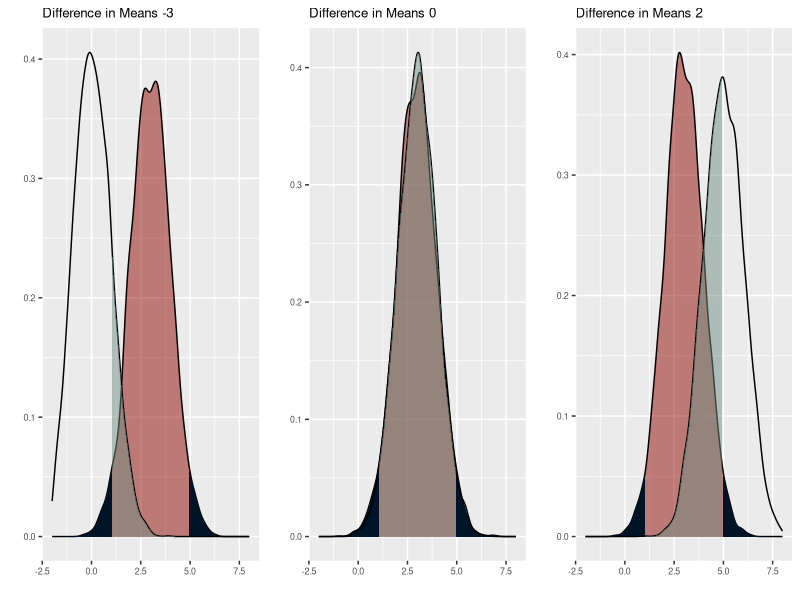
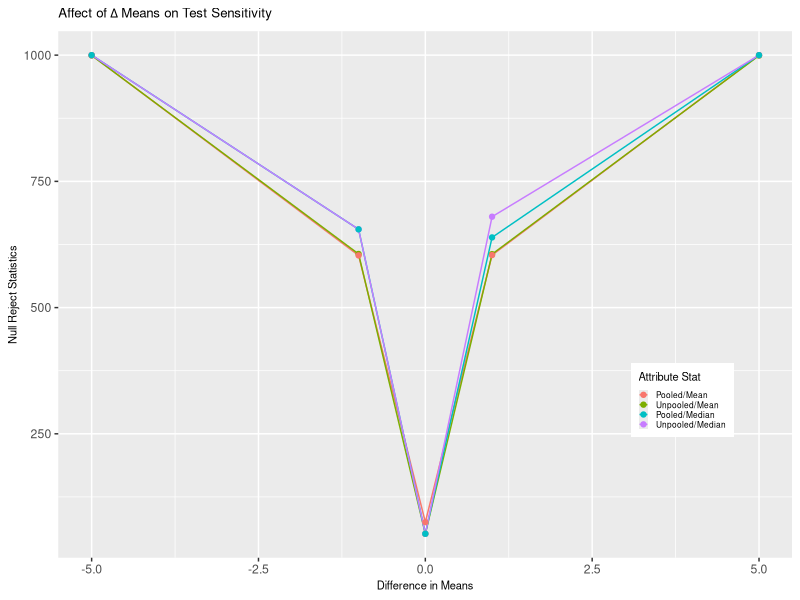
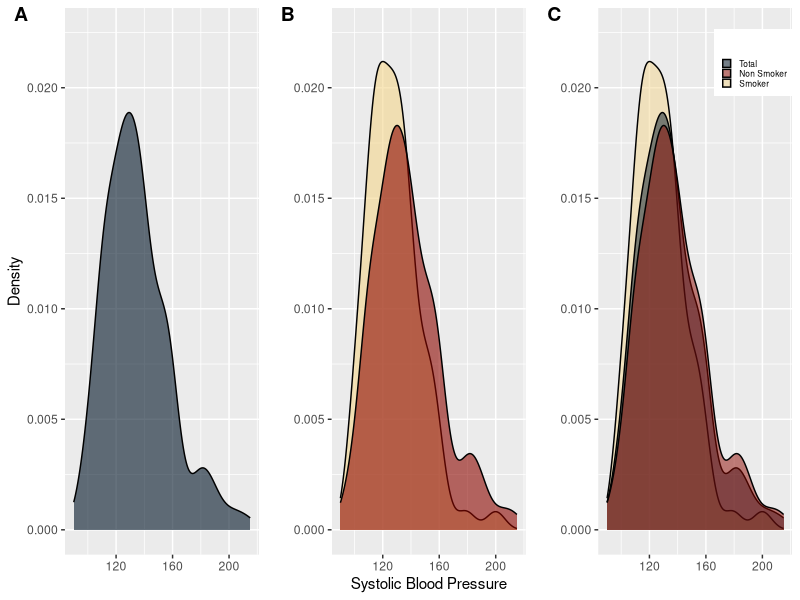
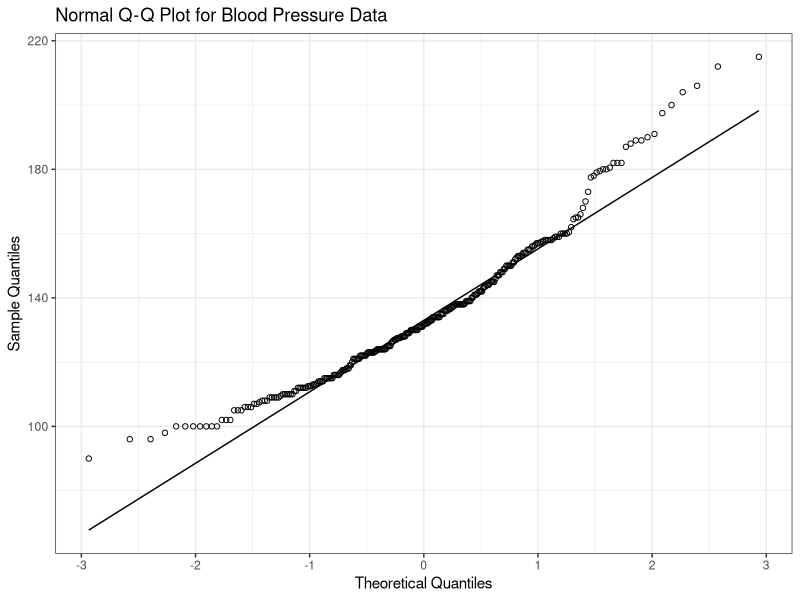
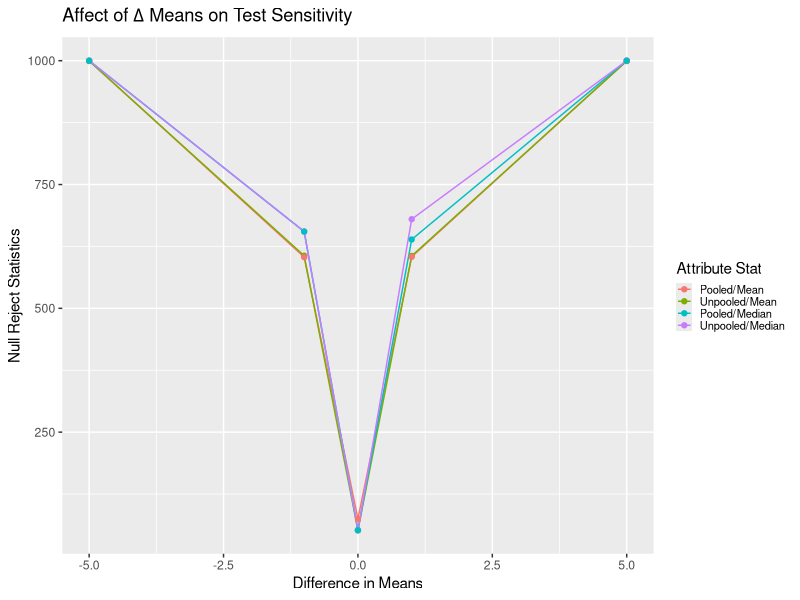
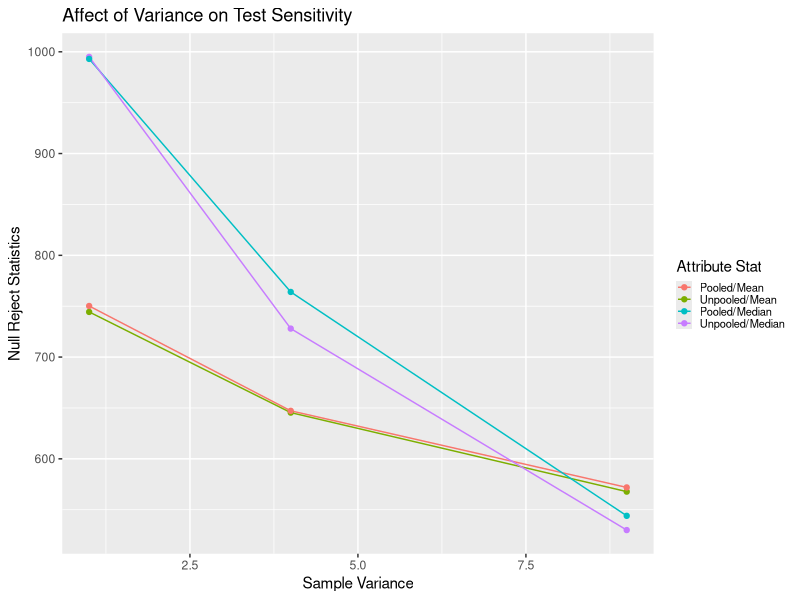
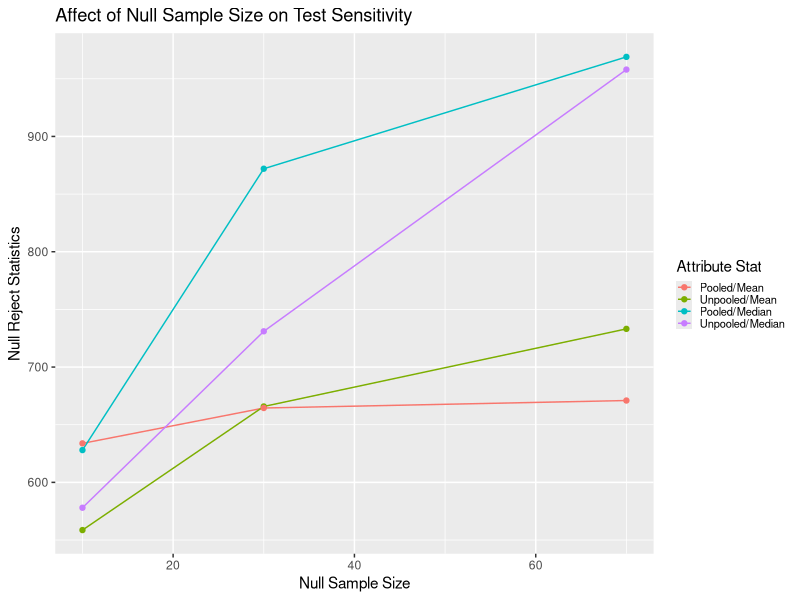
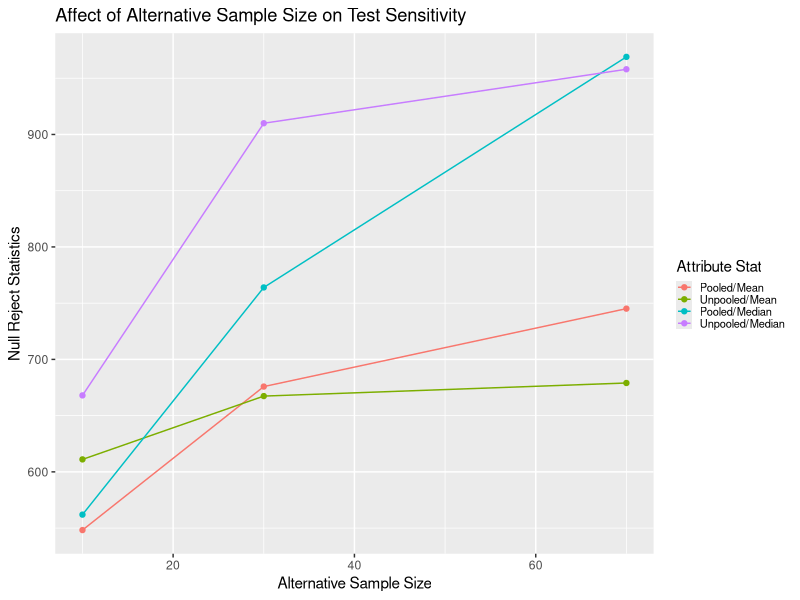

Here is the R script that generated these plots, in order:
## ---- chunk 1
knitr::opts_chunk$set(echo = TRUE)

#Use required packages
library(tidyverse) #for plots and data manipulation
library(cowplot) #aligning plots
library(gridExtra)
library(scales)

df_data <- read_csv("framingham_data.csv") # Read in data
## ---- chunk 2
df_data$index <- seq(nrow(df_data)) # Add an index column

#df_data %>% summary # Summarize Data

# Split data into smoker and nonsmoker
df_smoker <- df_data %>% filter(currentSmoker == 1)
df_nonsmoker <- df_data %>% filter(currentSmoker == 0)

#Create a sample variance function to ensure proper calculation
sample_variance <- function(x, sampling = TRUE){
    if (sampling == TRUE){
        sum((x - mean(x))^2) / (length(x) - 1)
    } else if(sampling == FALSE) {
        sum((x - mean(x))^2) / (length(x))
    }
}
#Create pooled sample variance function 
f_pooled_variance <- function(x, y){
    ((length(x) - 1) * sample_variance(x) + 
     (length(y) - 1) * sample_variance(y)) / 
    (length(x) + length(y) - 2)
}

# Skewness function 
skew_function <- function(x){
    mean((x - mean(x))^3) / sqrt(sample_variance(x))^3
}

# kurtosis function
kurt_function <- function(x){
    mean((x - mean(x))^4) / sqrt(sample_variance(x))^4
}

# Create a Satterthawaite Approximation Function

satterth <- function(s1, s2, n1, n2){
    term1 <- s1/n1
    term2 <- s2/n2
    nu <- (term1 + term2)^2 / ((term1^2/(n1 - 1)) + (term2^2/(n2 - 1)))
    return(floor(nu))
}


#Plot and compare split data

#options(repr.plot.width = 6, repr.plot.height = 4, repr.plot.res = 150)

plot_colors <- c("#001427","#708d81","#f4d58d","#bf0603","#8d0801")
y_limits <- c(0, 0.0225)

total_data <- ggplot(df_data) + geom_density(aes(sysBP), 
                                             fill = plot_colors[1],
                                             alpha = 0.6) +
                       ylim(y_limits) + ylab("Density") + xlab("")

sep_data <- ggplot() + geom_density(data = df_smoker, aes(sysBP), 
                                    fill = plot_colors[3], alpha = 0.6) + 
                       geom_density(data = df_nonsmoker, aes(sysBP), 
                                    fill = plot_colors[5], alpha = 0.6) +
                       ylim(y_limits) + ylab("") + xlab("Systolic Blood Pressure")

plot_3 <- ggplot() + geom_density(data = df_smoker, aes(sysBP, 
                                    fill = plot_colors[3]), alpha = 0.5) + 
                       geom_density(data = df_data, aes(sysBP, 
                                    fill = plot_colors[1]), alpha = 0.5) +
                       geom_density(data = df_nonsmoker, aes(sysBP, 
                                    fill = plot_colors[5]), alpha = 0.5) +
                       ylim(y_limits) + ylab("") + xlab("") + 
                       scale_fill_manual("",
                                         values = plot_colors[c(1, 5, 3)], 
                                         labels = c("Total", "Non Smoker", "Smoker")) +
                       theme(legend.position = c(0.8, 0.9),
                             legend.text = element_text(size = 6),
                             legend.key.height = unit(0.25, 'cm'),
                             legend.key.width = unit(0.25, 'cm'))

#plot_grid(total_data, sep_data, plot_3, align = 'vh', 
          #hjust = -1,nrow = 2, ncol = 2)

data_kurtosis <- kurt_function(df_data$sysBP)
data_skew <- skew_function(df_data$sysBP)
data_IQR <- as.numeric(quantile(df_data$sysBP, probs = 0.75)) - 
       as.numeric(quantile(df_data$sysBP, probs = 0.25))
data_MAD <- median(abs(df_data$sysBP - median(df_data$sysBP)))
data_samVar <- sample_variance(df_data$sysBP)

eIQR <- data_IQR / 1.35
eMAD <- data_MAD / 0.675

# Q-Q Plot

data_qqplot <- 
ggplot(df_data, aes(sample = sysBP)) + 
stat_qq(shape = 1) + stat_qq_line() + 
ggtitle("Normal Q-Q Plot for Blood Pressure Data") + 
xlab("Theoretical Quantiles") +
ylab("Sample Quantiles")
## ---- chunk 3

# Common values for analysis

alpha <- 0.05

mu_smoker <- mean(df_smoker$sysBP)
var_smoker <- sample_variance(df_smoker$sysBP)
n_smoker <- length(df_smoker$sysBP)

mu_nonsmoker <- mean(df_nonsmoker$sysBP)
var_nonsmoker <- sample_variance(df_nonsmoker$sysBP)
n_nonsmoker <- length(df_nonsmoker$sysBP)

# Two Sample T-test - Pooled Sample Variance - P-value

dof_1 <- (n_smoker + n_nonsmoker - 2)

p_sample_var_1 <- f_pooled_variance(df_smoker$sysBP, 
                                    df_nonsmoker$sysBP)
p_sample_var_w <- sqrt(p_sample_var_1/n_smoker + p_sample_var_1/n_nonsmoker)

t_obs_1 <- (mu_smoker - mu_nonsmoker) / (p_sample_var_w )

t_stat_1 <- qt(alpha / 2, dof_1)

p_value_obs_1 <- dt(t_obs_1, dof_1)

#Two Sample T-test - Difference Variance Sample Variance - P-value

dof_2 <- satterth(var_smoker, var_nonsmoker, n_smoker, n_nonsmoker)

np_sample_var_2 <- (var_nonsmoker/n_smoker + var_nonsmoker/n_nonsmoker)

t_obs_2 <- (mu_smoker - mu_nonsmoker) / (sqrt(var_nonsmoker/n_smoker + var_nonsmoker/n_nonsmoker))

t_stat_2 <- qt(alpha / 2, dof_2)

p_value_obs_2 <- dt(t_obs_2, dof_2)

# Confidence Limits

diff_mu <- mu_smoker - mu_nonsmoker

#Pooled Sample variance

CL_pooled <- t_stat_1 * p_sample_var_w 

#Non pooled Sample variance

CL_nonpooled <- t_stat_2 * (sqrt(var_nonsmoker/n_smoker + var_nonsmoker/n_nonsmoker))

CI_pooled <- round(c(diff_mu + CL_pooled, diff_mu - CL_pooled), 2)

CI_nonpooled <-round(c(diff_mu + CL_nonpooled, diff_mu - CL_nonpooled), 2)

#Power Calculation assuming delta means is the true delta

cv_lo_p <- qnorm(alpha / 2, 0, sqrt(p_sample_var_1/n_smoker + 
                                      p_sample_var_1/n_nonsmoker))
cv_hi_p <- qnorm(1 - alpha / 2, 0, sqrt(p_sample_var_1/n_smoker + 
                                          p_sample_var_1/n_nonsmoker))

power1 <- pnorm(cv_lo_p, (mu_smoker - mu_nonsmoker), 
                sqrt(p_sample_var_1/n_smoker + p_sample_var_1/n_nonsmoker))
power2 <- 1 - pnorm(cv_hi_p, (mu_smoker - mu_nonsmoker), 
                    sqrt(p_sample_var_1/n_smoker + p_sample_var_1/n_nonsmoker))

power_pooled <- sum(power1, power2)

cv_lo_non <- qnorm(alpha / 2, 0, 
               (sqrt(var_nonsmoker/n_smoker + var_nonsmoker/n_nonsmoker)))
cv_hi_non <- qnorm(1 - alpha / 2, 0, 
               (sqrt(var_nonsmoker/n_smoker + var_nonsmoker/n_nonsmoker)))

power1 <- pnorm(cv_lo_non, (mu_smoker - mu_nonsmoker), 
                (sqrt(var_nonsmoker/n_smoker + var_nonsmoker/n_nonsmoker)))
power2 <- 1 - pnorm(cv_hi_non, (mu_smoker - mu_nonsmoker), 
                    (sqrt(var_nonsmoker/n_smoker + var_nonsmoker/n_nonsmoker)))

power_nonpooled <- sum(power1, power2)

## ---- chunk 4

#Part II
#Introduction

#options(repr.plot.width = 12, repr.plot.height = 3, repr.plot.res = 150)
set.seed(100)

null_mean <- 3
alt_means <- c(0, 3, 5)
plot_list <- list()

#plot_colors <- c("#072ac8","#1e96fc","#a2d6f9","#fcf300","#ffc600")

for(i in 1:length(alt_means)){
    
    sim1 <- rnorm(5000, null_mean, sqrt(1))
    sim2 <- rnorm(5000, alt_means[i], sqrt(1))

    alpha1 <- qnorm(0.025, null_mean, sqrt(1)) 
    alpha2 <- qnorm(0.975, null_mean, sqrt(1))

    df_set <- tibble("H0" = sim1, "HA" = sim2)
    
    title_string <- sprintf("Difference in Means %i", (alt_means[i] - null_mean))

    plot_list[[i]]  <-
    ggplot(data = df_set) + geom_density(aes(H0), alpha = 0.5, fill = plot_colors[5]) + 
                            geom_area(
                                aes(x = stage(H0, after_scale = oob_censor(x, c(-Inf, alpha1)
                                                                          )
                                             )
                                   ),
                                stat = "density", fill = plot_colors[1]
                                 ) +
                            geom_area(
                                aes(x = stage(H0, after_scale = oob_censor(x, c(alpha2, Inf)
                                                                          )
                                             )
                                   ),
                                stat = "density", fill = plot_colors[1]
                                     ) +
                            geom_density(aes(HA), alpha = 0.5) + 
                            geom_area(
                                aes(x = stage(HA, after_scale = oob_censor(x, c(alpha1, alpha2)
                                                                          )
                                             )
                                   ),
                                stat = "density", fill = plot_colors[2], alpha = 0.5
                                     ) +
                            xlim(-2, 8) + xlab("") + ylab("") + ggtitle(title_string) +
                            theme(text = element_text(size = 8))
    
                                }

do.call(grid.arrange, c(plot_list, ncol = 3, heights = 0.5))
## ---- chunk 5
#Part II
set.seed(1)

alpha <- 0.05

test_function <- function (x, y, pooled = FALSE){

    mu_1 <- mean(x)
    var_1 <- sample_variance(x, sampling = TRUE)
    
    mu_2 <- mean(y)
    var_2 <- sample_variance(y, sampling = TRUE)
    
    #Calculate the pooled sample variance
    pooled_sample <- ((length(x) - 1) * var_1 + 
                          (length(y) - 1) * var_2) / (length(x) + length(y) - 2)
    
    #calculate the observed t statistic
    if (pooled == TRUE){
        
        cal_sigma <- (sqrt(pooled_sample/length(x) + pooled_sample/length(y)))
        
        ttest <- (mu_1 - mu_2) / cal_sigma
        dof <- length(x) + length(y) - 2 #Determine degrees of freedom
        
        } else {
        
        cal_sigma <- (sqrt(var_1/length(x) + var_2/length(y)))
        
        ttest <- (mu_1 - mu_2) / cal_sigma
        dof <- satterth(var_1, var_2, length(x), length(y))
    }
    
    # Determine whether or not the null hypothesis 
    # can be rejected (1 = rejected, 0 = not rejected)
    verdict <- !between(ttest, qt(alpha / 2, dof), qt(1 - alpha / 2, dof))
    
    #Power calculation assuming calculated difference in means is Ha 
    cv_lo <- qnorm(alpha / 2, 0, cal_sigma)
    cv_hi <- qnorm(1 - alpha / 2, 0, cal_sigma)
    
    power1 <- pnorm(cv_lo, (mu_1 - mu_2), cal_sigma)
    power2 <- 1 - pnorm(cv_hi, (mu_1 - mu_2), cal_sigma)
    
    power <- sum(power1, power2)
    
    #Return calculated values
    return(c(mu_1, var_1, mu_2, var_2, ttest, cal_sigma, dof, verdict, power))
}



mu1 <- c(0, 4, 5, 6, 10)
var1 <- c(1, 4, 9)
n1 <- c(10, 30, 70)

mu2 <- 5
var2 <- 1
n2 <- c(10, 30, 70)

sim_test <- function(x_mu, x_var, x_n, y_mu, y_var, y_n, pooled){
    
    sim_data_results <- matrix(rep(0, 9), ncol = 9)
    
    for (i in 1:1000){
        
        sim_set1 <- rnorm(x_n, x_mu, sqrt(x_var))
        sim_set2 <- rnorm(y_n, y_mu, sqrt(y_var))
        
        sim_data_results <- rbind(sim_data_results, 
                                  test_function(sim_set1, sim_set2, pooled))
        
        #print(sim_data_results)
    }
    
    df_sim_data <- data.frame(sim_data_results[2 : nrow(sim_data_results),])
    colnames(df_sim_data) = c("Null Mean", "Null Variance", "Alternate Mean", 
                              "Alternate Variance", "T statistic", 
                              "Calculated Variance", "DoF", "Null Reject", 
                              "Power")
    return(df_sim_data)
}

# HA: mean = 5, var = 1
df_combo <- expand.grid(mu1, var1, n1, mu2, var2, n2)
df_combo2 <- tibble(cbind(1:nrow(df_combo), df_combo, 
                          matrix(rep(0, 2 * nrow(df_combo)), ncol = 2)))
colnames(df_combo2) <- c("Test_Case", "mu1", "var1", "n1", "mu2", "var2", 
                         "n2", "Test_Results_up", "Test_Results_po")

test_results <- list()
test_results2 <- list()

for (i in 1:nrow(df_combo)){
    test_results[[i]] <- do.call(sim_test, 
                                 as.list(as.numeric(c(df_combo[i,],
                                                    pooled = FALSE))))
    test_results2[[i]] <- do.call(sim_test, 
                                  as.list(as.numeric(c(df_combo[i,], 
                                                       pooled = TRUE))))
    df_combo2[i, 8] <- sum(as.data.frame(test_results[i])[,8])
    df_combo2[i, 9] <- sum(as.data.frame(test_results2[i])[,8])    
    }

df_combo2 <- df_combo2 %>% mutate(diff = mu1 - mu2)
#df_combo2 %>%  head()

# Some summary statitics to look for relationships in the attributes
av_med_stats_by_diff <- 
    df_combo2 %>% group_by(diff) %>% summarise(avg_up = mean(Test_Results_up), 
                                               med_up = median(Test_Results_up), 
                                               avg_po = mean(Test_Results_po), 
                                               med_po = median(Test_Results_po))


av_med_stats_by_var <- 
    df_combo2 %>% group_by(var1) %>% summarise(avg_up = mean(Test_Results_up), 
                                               med_up = median(Test_Results_up), 
                                               avg_po = mean(Test_Results_po), 
                                               med_po = median(Test_Results_po))

av_med_stats_by_nulln <- 
    df_combo2 %>% group_by(n1) %>% summarise(avg_up = mean(Test_Results_up), 
                                             med_up = median(Test_Results_up), 
                                             avg_po = mean(Test_Results_po), 
                                             med_po = median(Test_Results_po))

av_med_stats_by_altn <- 
    df_combo2 %>% group_by(n2) %>% summarise(avg_up = mean(Test_Results_up), 
                                             med_up = median(Test_Results_up), 
                                             avg_po = mean(Test_Results_po), 
                                             med_po = median(Test_Results_po))

av_med_stats_by_comn <- 
    df_combo2 %>% mutate(comn = n1 + n2) %>% group_by(comn) %>% 
    summarise(avg_up = mean(Test_Results_up), 
              med_up = median(Test_Results_up), 
              avg_po = mean(Test_Results_po), 
              med_po = median(Test_Results_po))

## ---- chunk 6

pow_tab_9 <- test_results[[9]] %>% pull(Power) %>% summary() %>% unname() %>% matrix(ncol = 1)
pow_tab_129 <- test_results[[129]] %>% pull(Power) %>% summary() %>% unname() %>% matrix(ncol = 1)

d <- cbind(pow_tab_9, pow_tab_129)
                                               
colnames(d) = c("Test Case #9","Test Case #129")
rownames(d) = c("Min", "1st Quantile", "Median", "Mean", "3rd Quantile", "Max")

knitr::kable(d)

## ---- chunk 7
av_med_stats_by_diff %>% gather(key = "stat", value = "calc", avg_up:med_po) %>% 
                         ggplot() + geom_line(aes(x = diff, y = calc, color = stat)) + 
                                    geom_point(aes(x = diff, y = calc, color = stat)) + 
                                    xlab("Difference in Means") +
                                    ylab("Null Reject Statistics") + 
                                    ggtitle("Affect of" ~ Delta ~ "Means on Test Sensitivity") +
                                    scale_color_discrete(name = "Attribute Stat",
                                                         labels = c("Pooled/Mean", 
                                                                    "Unpooled/Mean", 
                                                                    "Pooled/Median", 
                                                                    "Unpooled/Median")) +
                                    theme(legend.position = c(0.85, 0.3),
                                          title = element_text(size = 8),
                                          legend.text = element_text(size = 6),
                                          legend.key.height = unit(0.25, 'cm'),
                                          legend.key.width = unit(0.25, 'cm'))
## ---- chunk 8
# Plotting
options(repr.plot.width = 6, repr.plot.height = 4, repr.plot.res = 150)

plot_grid(total_data, sep_data, plot_3, align = 'vh', 
          hjust = -1,nrow = 1, ncol = 3, labels = c("A", "B", "C"))
## ---- chunk 9
data_qqplot + theme_bw()
## ---- chunk 10
d1 <- matrix(c(mean(df_data$sysBP), sample_variance(df_data$sysBP), 
              mu_smoker, var_smoker,
              mu_nonsmoker, var_nonsmoker, 
              diff_mu, p_sample_var_1, p_sample_var_w, 
              np_sample_var_2, CI_pooled, CI_nonpooled), ncol = 1)


rownames(d1) <- c("Data Mean", "Data Sample Variance", "Smoker Mean", 
                 "Smoker Variance", 
                 "Nonsmoker Mean", "Nonsmoker Variance", 
                 "Difference in Mean", "Pooled Sample Varance", 
                 "Weighted Pooled Sample Root Variance", 
                 "Weighted Nonpooled Sample Root Variance",
                 "CI Pooled Lower", "CI Pooled Upper",
                 "CI Nonpooled Lower", "CI Nonpooled Upper")

d1 %>% knitr::kable(col.names = c("Attribute Value"))
## ---- chunk 11
knitr::kable(df_combo2, col.names = c("Test Case", 
                                      "$\\mu_1$", 
                                      "$\\sigma_1^2$", 
                                      "$n_1$", 
                                      "$\\mu_2$", 
                                      "$\\sigma_2^2$", 
                                      "$n_2$",
                                      "Test Results Unpooled",
                                      "Test Results Pooled",
                                      "Difference in Mean"), 
             escape = FALSE)
## ---- chunk 12
av_med_stats_by_diff %>% gather(key = "stat", value = "calc", avg_up:med_po) %>% 
                         ggplot() + geom_line(aes(x = diff, y = calc, color = stat)) + 
                                    geom_point(aes(x = diff, y = calc, color = stat)) + 
                                    xlab("Difference in Means") +
                                    ylab("Null Reject Statistics") + 
                                    ggtitle("Affect of" ~ Delta ~ "Means on Test Sensitivity") +
                                    scale_color_discrete(name = "Attribute Stat",
                                                         labels = c("Pooled/Mean", 
                                                                    "Unpooled/Mean", 
                                                                    "Pooled/Median", 
                                                                    "Unpooled/Median")
                                                         ) +
                                    theme(#legend.position = c(0.85, 0.3),
                                          legend.text = element_text(size = 8),
                                          legend.key.height = unit(0.25, 'cm'),
                                          legend.key.width = unit(0.4, 'cm'))

knitr::kable(av_med_stats_by_diff, col.names = c("$\\Delta$ Means",
                                                 "Average # Rejects (Unpooled)",
                                                 "Median # Rejects (Unpooled)",
                                                 "Average # Rejects (Pooled)",
                                                 "Median # Rejects (Pooled)"), 
             escape = FALSE)

av_med_stats_by_var %>% gather(key = "stat", value = "calc", avg_up:med_po) %>% 
                         ggplot() + geom_line(aes(x = var1, y = calc, color = stat)) + 
                                    geom_point(aes(x = var1, y = calc, color = stat)) + 
                                    xlab("Sample Variance") +
                                    ylab("Null Reject Statistics") + 
                                    ggtitle("Affect of Variance on Test Sensitivity") +
                                    theme(#legend.position = c(0.85, 0.8),
                                          legend.text = element_text(size = 8),
                                          legend.key.height = unit(0.25, 'cm'),
                                          legend.key.width = unit(0.4, 'cm')) +
                                    scale_color_discrete(name = "Attribute Stat",
                                                         labels = c("Pooled/Mean", 
                                                                    "Unpooled/Mean", 
                                                                    "Pooled/Median", 
                                                                    "Unpooled/Median")
                                                         )

knitr::kable(av_med_stats_by_var, col.names = c("Sample Variance",
                                                 "Average # Rejects (Unpooled)",
                                                 "Median # Rejects (Unpooled)",
                                                 "Average # Rejects (Pooled)",
                                                 "Median # Rejects (Pooled)"), 
             escape = FALSE)


av_med_stats_by_nulln %>% gather(key = "stat", value = "calc", avg_up:med_po) %>% 
                          ggplot() + geom_line(aes(x = n1, y = calc, color = stat)) + 
                                     geom_point(aes(x = n1, y = calc, color = stat)) + 
                                     xlab("Null Sample Size") +
                                     ylab("Null Reject Statistics") +
                                     ggtitle("Affect of Null Sample Size on Test Sensitivity") +
                                     theme(#legend.position = c(0.85, 0.65),
                                           legend.text = element_text(size = 8),
                                           legend.key.height = unit(0.25, 'cm'),
                                           legend.key.width = unit(0.4, 'cm')) +
                                     scale_color_discrete(name = "Attribute Stat",
                                                         labels = c("Pooled/Mean", 
                                                                    "Unpooled/Mean", 
                                                                    "Pooled/Median", 
                                                                    "Unpooled/Median"))



knitr::kable(av_med_stats_by_nulln, col.names = c("Null Sample Size",
                                                 "Average # Rejects (Unpooled)",
                                                 "Median # Rejects (Unpooled)",
                                                 "Average # Rejects (Pooled)",
                                                 "Median # Rejects (Pooled)"), 
             escape = FALSE)


av_med_stats_by_altn %>% gather(key = "stat", value = "calc", avg_up:med_po) %>% 
                          ggplot() + geom_line(aes(x = n2, y = calc, color = stat)) + 
                                     geom_point(aes(x = n2, y = calc, color = stat)) + 
                                     xlab("Alternative Sample Size") +
                                     ylab("Null Reject Statistics") + 
                                     ggtitle("Affect of Alternative Sample Size on Test Sensitivity") +
                                     theme(#legend.position = c(0.85, 0.65),
                                           legend.text = element_text(size = 8),
                                           legend.key.height = unit(0.25, 'cm'),
                                           legend.key.width = unit(0.4, 'cm')) +
                                     scale_color_discrete(name = "Attribute Stat",
                                                         labels = c("Pooled/Mean", 
                                                                    "Unpooled/Mean", 
                                                                    "Pooled/Median", 
                                                                    "Unpooled/Median"))


knitr::kable(av_med_stats_by_altn, col.names = c("Alternative Sample Size",
                                                 "Average # Rejects (Unpooled)",
                                                 "Median # Rejects (Unpooled)",
                                                 "Average # Rejects (Pooled)",
                                                 "Median # Rejects (Pooled)"), 
             escape = FALSE)

av_med_stats_by_comn %>% gather(key = "stat", value = "calc", avg_up:med_po) %>% 
                          ggplot() + geom_line(aes(x = comn, y = calc, color = stat)) + 
                                     geom_point(aes(x = comn, y = calc, color = stat)) + 
                                     xlab("Total Sample Size") +
                                     ylab("Null Reject Statistics") + 
                                     ggtitle("Affect of Total Sample Size on Test Sensitivity") +
                                     theme(#legend.position = c(0.85, 0.7),
                                           legend.text = element_text(size = 8),
                                           legend.key.height = unit(0.25, 'cm'),
                                           legend.key.width = unit(0.4, 'cm')) +
                                     scale_color_discrete(name = "Attribute Stat",
                                                         labels = c("Pooled/Mean", 
                                                                    "Unpooled/Mean", 
                                                                    "Pooled/Median", 
                                                                    "Unpooled/Median"))

knitr::kable(av_med_stats_by_comn, col.names = c("Combined Sample Size",
                                                 "Average # Rejects (Unpooled)",
                                                 "Median # Rejects (Unpooled)",
                                                 "Average # Rejects (Pooled)",
                                                 "Median # Rejects (Pooled)"), 
             escape = FALSE)

